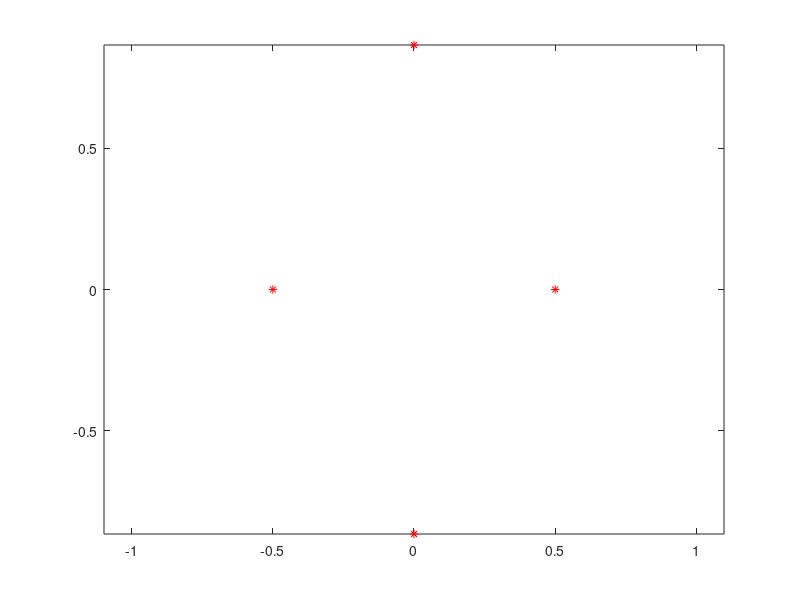

MATLAB code for this plot: (Note: this script raises an error after producing the figure.)
clc
clear 
close all
%%
w = 2;
h = 1;
n = w * (2 * h + 1) - 2 * sum(1:h);
d = 1;
dt = 0.3;
vmax = 1.50;

% pos = zeros(2, n);
vel = zeros(2, n);

jump = sqrt(d^2 - (d/2)^2);
temp = [-0.5*(w-1)*d:d:0.5*(w-1)*d; zeros(1,w)];
pos = temp;

for i = 1:h
    temp = temp(:,1:end - 1);
    temp(1,:) = temp(1,:) + 0.5*d;
    temp(2,:) = temp(2,:) + jump;
    pos = [pos temp];
end

bottom = [pos(1,w+1:end); -pos(2,w+1:end)];
pos = [pos bottom];

plot(pos(1,:), pos(2,:), "r*");
axis equal;
hold on;

for i = 1:n
    point = pos(:,i);
    k = plot(point(1), point(2), 'b*');
    [x, y] = ginput(1);
    delete(k);
    point = [x;y] - point;
    [deg] = atan360(point(1), point(2));
    deg = 60 * floor((deg+30)/60);
    vel(:,i) = [vmax * cosd(deg); vmax * sind(deg)];

end

pos_ = pos + dt*vel;
xD = [pos(1,:) ; pos_(1,:)];
yD = [pos(2,:) ; pos_(2,:)];
l = plot(xD, yD, 'b', 'LineWidth', 1.3); %velocity plot

res = [pos' vel'];
fid = fopen("init_conf_1.txt", 'w');
fprintf(fid, "%d\n", n);
fprintf(fid, "%f %f %f %f\n", res);

save(['state_' num2str(n) '.mat'], 'res');




